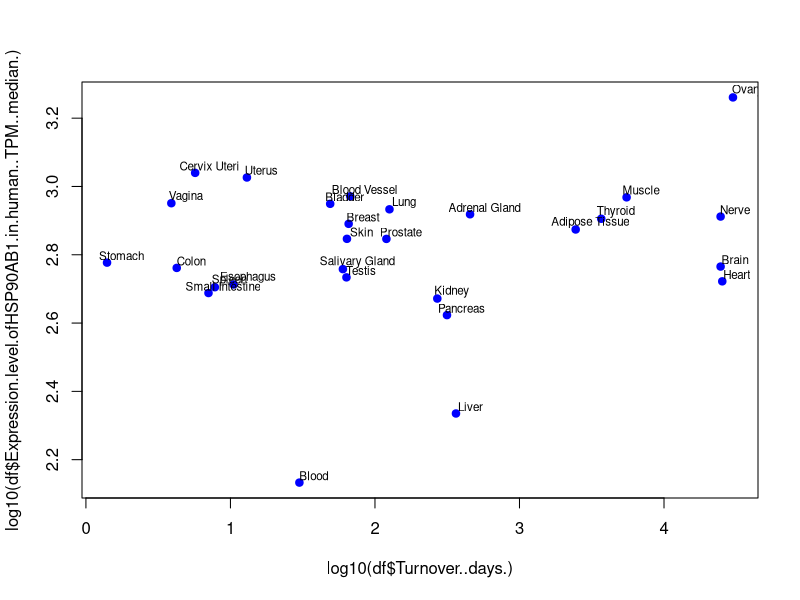
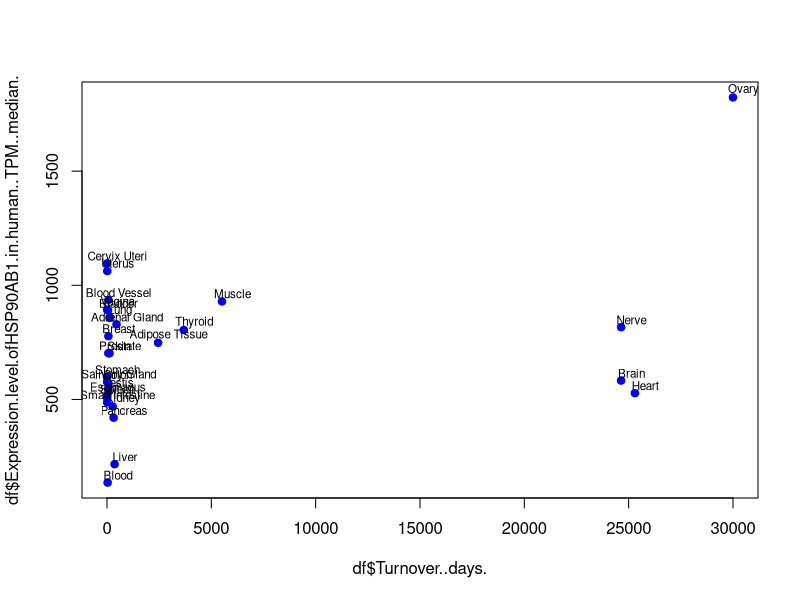

These figures' R source, in order:
rm(list=ls(all=TRUE))

df <- read.csv('../../Body/1_Raw/hsp90_human_tissues_turnover_rate_expression_level.csv')

plot(log10(df$Turnover..days.), log10(df$Expression.level.ofHSP90AB1.in.human..TPM..median.), col = 'blue', pch = 19)
text(log10(df$Turnover..days.)+0.1, log10(df$Expression.level.ofHSP90AB1.in.human..TPM..median.)+0.02, labels=df$Tissue, cex= 0.7)


plot(df$Turnover..days., df$Expression.level.ofHSP90AB1.in.human..TPM..median., col = 'blue', pch = 19)
text(df$Turnover..days.+500, df$Expression.level.ofHSP90AB1.in.human..TPM..median.+32, labels=df$Tissue, cex= 0.7)


cor.test(df$Turnover..days., df$Expression.level.ofHSP90AB1.in.human..TPM..median.)
#Pearson's product-moment correlation

#data:  df$Turnover..days. and df$Expression.level.ofHSP90AB1.in.human..TPM..median.
#t = 2.0158, df = 26, p-value = 0.05427
#alternative hypothesis: true correlation is not equal to 0
#95 percent confidence interval:
# -0.006299571  0.651376489
#sample estimates:
#      cor 
#0.3676414 